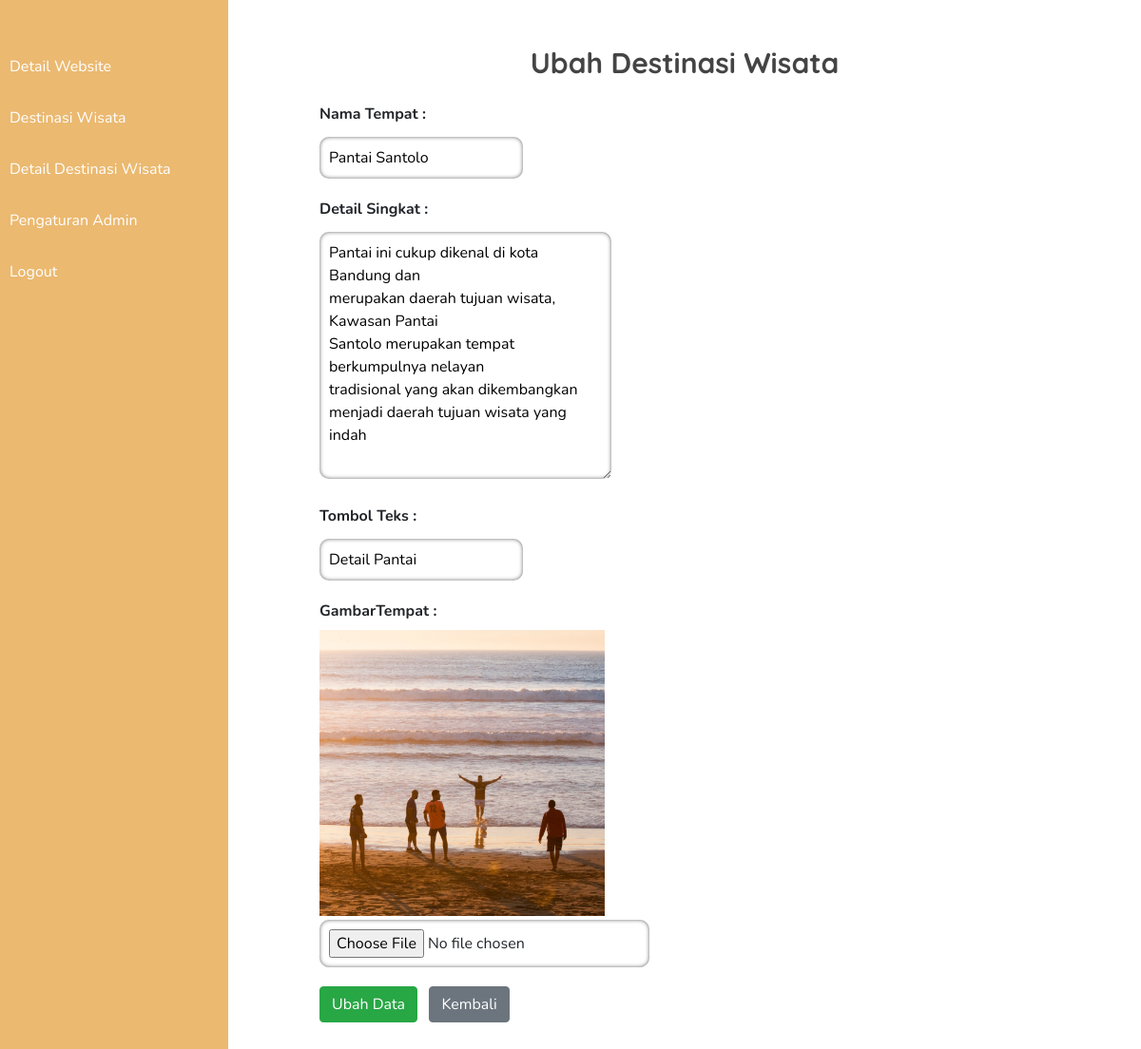
Page /sourcecode/ubah.php?id=29 (signed in) on the committed database.
### tables this page shows
CREATE TABLE `destinasi_wisata` (
  `id` int(11) NOT NULL,
  `namaTempat` varchar(100) NOT NULL,
  `detailSingkat` text NOT NULL,
  `gambarTempat` varchar(255) NOT NULL,
  `tombolTeks` varchar(100) NOT NULL
);

### sourcecode/functions.php (called while the page is built, shortened)
<?php
    $conn = mysqli_connect("localhost", "id16034549_root", "lldJQap9+xxOEB*D", "id16034549_wisata_garut");
    function query($query){
        global $conn;
        $result = mysqli_query($conn, $query);
        $rows = [];
        while($row =  mysqli_fetch_assoc($result)){
            $rows[] = $row;
        }
        return $rows;
    }
?>

### sourcecode/ubah.php (the view, shortened to what this page needs)
<?php
    require 'functions.php';
    $id = $_GET["id"];
    $destinasiWisata = query("SELECT * FROM destinasi_wisata WHERE id = $id")[0];
?>
<!DOCTYPE html>
<html lang="en">
<head>
    <link rel="stylesheet" type="text/css" href="bootstrap/css/bootstrap.css">
    <link rel="stylesheet" type="text/css" href="style.css">
</head>
<body>
        <div class="leftSide">
                <ul class="mt-5">
                    <li style="<?= ubahLeftSide(1, $menuTampil) ?>"><a href="admin.php?menu=1">Detail Website</a></li>
                    <li style="<?= ubahLeftSide(2, $menuTampil) ?>"><a href="admin.php?menu=2">Destinasi Wisata</a></li>
                    <li style="<?= ubahLeftSide(4, $menuTampil) ?>"><a href="admin.php?menu=4">Detail Destinasi Wisata</a></li>
                    <li style="<?= ubahLeftSide(3, $menuTampil) ?>"><a href="admin.php?menu=3">Pengaturan Admin</a></li>
                    <li><a href="logout.php" onclick="return confirm('Yakin Ingin Logout?')">Logout</a></li>
                </ul>
            </div>
    <div class="rightSide">
        <div class="rightSideContainer">
            <h3 class="pt-5 pb-3">Ubah Destinasi Wisata</h1>
            <form action="" method="post" enctype="multipart/form-data">
                <ul>
                    <li>
                        <label for="namaTempat">Nama Tempat : </label>
                        <input type="text" name="namaTempat" id="namaTempat" value="<?= $destinasiWisata["namaTempat"] ?>" required>
                    </li>
                    <li>
                        <label for="detailSingkat">Detail Singkat : </label>
                        <textarea name="detailSingkat" id="detailSingkat" cols="30" rows="10"><?= $destinasiWisata["detailSingkat"] ?></textarea>
                    </li>
                    <li>
                        <label for="tombolTeks">Tombol Teks : </label>
                        <input type="text" name="tombolTeks" id="tombolTeks" value="<?= $destinasiWisata["tombolTeks"] ?>" required>
                    </li>
                    <li>
                        <label for="gambarTempat">GambarTempat : </label>
                        <img src="images/<?= $destinasiWisata["gambarTempat"] ?>" size="40px" style="width:300px"> <br>
                        <input type="file" name="gambarTempat" id="gambarTempat">
                    </li>
                    <li>
                        <button type="submit" name="submit" class="btn btn-success mb-5 mr-2">Ubah Data</button>
                        <a href="admin.php?menu=2" class="btn btn-secondary mb-5">Kembali</a>
                    </li>
                </ul>
            </form>
        </div>
    </div>
</body>
</html>

### sourcecode/style.css (style rules this page uses)
body, h1, ul { margin: 0; padding: 0; }
body, html { height: 100%; }
body { font-family: 'Nunito', arial, sans-serif; }
h3 { font-family: 'Quicksand', arial, sans-serif; font-size: 30px; color: #444; font-weight: bold; line-height: 120%; }
.leftSide { width: 20%; height: 100%; background-color: #EBB970; float: left; color: white; position: fixed; }
.rightSide { width: 80%; height: 100%; float: right; }
.leftSide li { margin-bottom: 10px; padding: 10px; }
.leftSide a { color: white; text-decoration: none; }
.rightSideContainer { width: 80%; margin: auto; }
.rightSideContainer h3 { text-align: center; }
.rightSideContainer ul { list-style-type: none; font-weight: bold; }
.rightSideContainer li { margin-bottom: 20px; }
.rightSideContainer label { display: block; }
form input, form textarea { border-radius: 10px; padding: 10px; border: 0; box-shadow: 0 0 4px rgb(100, 100, 100) inset; margin-top: 4px; }
form button { padding: 6px; border-radius: 6px; }

### rows in the picture
destinasi_wisata: namaTempat "Pantai Santolo", detailSingkat "Pantai ini cukup dikenal di kota Bandung dan merupakan daerah tujuan wisata, Kawasan Pantai Santolo merupakan tempat berkumpulnya nelayan tradisional yang akan dikembangkan menjadi daerah tujuan wisata yang indah", tombolTeks "Detail Pantai", gambarTempat (picture)
